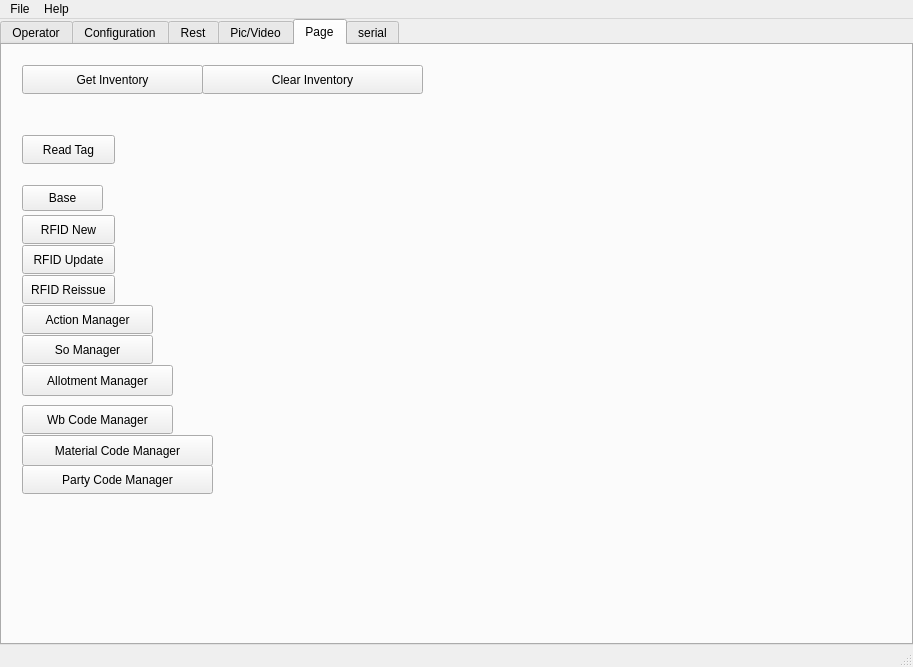
<?xml version="1.0" encoding="UTF-8"?>
<ui version="4.0">
 <class>MainWindow</class>
 <widget class="QMainWindow" name="MainWindow">
  <property name="geometry">
   <rect>
    <x>0</x>
    <y>0</y>
    <width>913</width>
    <height>667</height>
   </rect>
  </property>
  <property name="minimumSize">
   <size>
    <width>913</width>
    <height>667</height>
   </size>
  </property>
  <property name="windowTitle">
   <string>Weigh Bridge Management</string>
  </property>
  <property name="windowIcon">
   <iconset>
    <normaloff>:/base/resources/weight.png</normaloff>:/base/resources/weight.png</iconset>
  </property>
  <property name="styleSheet">
   <string notr="true"/>
  </property>
  <widget class="QWidget" name="centralwidget">
   <layout class="QHBoxLayout" name="horizontalLayout">
    <property name="leftMargin">
     <number>0</number>
    </property>
    <property name="topMargin">
     <number>0</number>
    </property>
    <property name="rightMargin">
     <number>0</number>
    </property>
    <property name="bottomMargin">
     <number>0</number>
    </property>
    <item>
     <widget class="QTabWidget" name="tab_main">
      <property name="currentIndex">
       <number>4</number>
      </property>
      <property name="tabBarAutoHide">
       <bool>false</bool>
      </property>
      <widget class="QWidget" name="operator_2">
       <attribute name="title">
        <string>Operator</string>
       </attribute>
      </widget>
      <widget class="QWidget" name="configuration">
       <attribute name="title">
        <string>Configuration</string>
       </attribute>
       <layout class="QHBoxLayout" name="horizontalLayout_2">
        <item>
         <widget class="QGroupBox" name="groupBox">
          <property name="title">
           <string>System Settings</string>
          </property>
          <layout class="QGridLayout" name="gridLayout">
           <item row="0" column="0">
            <layout class="QGridLayout" name="gridLayout_2">
             <item row="1" column="0">
              <widget class="QGroupBox" name="rest_settings">
               <property name="title">
                <string>Rest Testing</string>
               </property>
               <widget class="QPushButton" name="debugger_button">
                <property name="geometry">
                 <rect>
                  <x>40</x>
                  <y>100</y>
                  <width>171</width>
                  <height>29</height>
                 </rect>
                </property>
                <property name="text">
                 <string>Open Debugger</string>
                </property>
               </widget>
              </widget>
             </item>
             <item row="0" column="1">
              <widget class="QGroupBox" name="serial_settings">
               <property name="title">
                <string>Serial Port</string>
               </property>
               <layout class="QGridLayout" name="gridLayout_4">
                <item row="2" column="0">
                 <layout class="QFormLayout" name="formLayout_2">
                  <item row="0" column="0">
                   <widget class="QLabel" name="serialWeightLabel">
                    <property name="text">
                     <string>Serial Weight</string>
                    </property>
                   </widget>
                  </item>
                  <item row="0" column="1">
                   <widget class="QLineEdit" name="serial_weight"/>
                  </item>
                  <item row="1" column="0">
                   <widget class="QLabel" name="buttonPressWeightLabel">
                    <property name="text">
                     <string>Button Press Weight</string>
                    </property>
                   </widget>
                  </item>
                  <item row="1" column="1">
                   <widget class="QLineEdit" name="button_weight"/>
                  </item>
                 </layout>
                </item>
                <item row="0" column="0">
                 <layout class="QFormLayout" name="wb_form">
                  <item row="0" column="0">
                   <widget class="QLabel" name="portNameLabel">
                    <property name="text">
                     <string>Port Name</string>
                    </property>
                   </widget>
                  </item>
                  <item row="0" column="1">
                   <widget class="QLineEdit" name="port_name"/>
                  </item>
                  <item row="1" column="0">
                   <widget class="QLabel" name="baudRateLabel">
                    <property name="text">
                     <string>Baud Rate</string>
                    </property>
                   </widget>
                  </item>
                  <item row="1" column="1">
                   <widget class="QLineEdit" name="baud_rate"/>
                  </item>
                  <item row="2" column="0">
                   <widget class="QLabel" name="dataBitsLabel">
                    <property name="text">
                     <string>Data Bits</string>
                    </property>
                   </widget>
                  </item>
                  <item row="2" column="1">
                   <widget class="QLineEdit" name="data_bits"/>
                  </item>
                  <item row="3" column="0">
                   <widget class="QLabel" name="parityLabel">
                    <property name="text">
                     <string>Parity</string>
                    </property>
                   </widget>
                  </item>
                  <item row="3" column="1">
                   <widget class="QLineEdit" name="parity_data"/>
                  </item>
                 </layout>
                </item>
                <item row="1" column="0">
                 <widget class="QPushButton" name="wb_save">
                  <property name="text">
                   <string>Save</string>
                  </property>
                 </widget>
                </item>
                <item row="3" column="0">
                 <widget class="QPushButton" name="get_weight">
                  <property name="text">
                   <string>Get Weight</string>
                  </property>
                 </widget>
                </item>
               </layout>
              </widget>
             </item>
             <item row="0" column="0">
              <widget class="QGroupBox" name="ip_settings">
               <property name="title">
                <string>IP Settings</string>
               </property>
               <layout class="QGridLayout" name="gridLayout_3">
                <item row="0" column="0">
                 <layout class="QGridLayout" name="ip_area">
                  <item row="3" column="0">
                   <widget class="QLabel" name="boom1_label">
                    <property name="text">
                     <string>BOOM1</string>
                    </property>
                   </widget>
                  </item>
                  <item row="1" column="0">
                   <widget class="QLabel" name="rfid1_label">
                    <property name="text">
                     <string>RFID1</string>
                    </property>
                   </widget>
                  </item>
                  <item row="2" column="2">
                   <widget class="QLineEdit" name="rfid2_port"/>
                  </item>
                  <item row="6" column="0">
                   <widget class="QLabel" name="erp_label">
                    <property name="text">
                     <string>ERP</string>
                    </property>
                   </widget>
                  </item>
                  <item row="3" column="3">
                   <widget class="QLineEdit" name="boom1_uname"/>
                  </item>
                  <item row="6" column="2">
                   <widget class="QLineEdit" name="erp_port"/>
                  </item>
                  <item row="0" column="2">
                   <widget class="QLabel" name="label_port">
                    <property name="text">
                     <string>PORT</string>
                    </property>
                   </widget>
                  </item>
                  <item row="5" column="0">
                   <widget class="QLabel" name="dvr_label">
                    <property name="text">
                     <string>DVR</string>
                    </property>
                   </widget>
                  </item>
                  <item row="2" column="3">
                   <widget class="QLineEdit" name="rfid2_uname"/>
                  </item>
                  <item row="4" column="0">
                   <widget class="QLabel" name="boom2_label">
                    <property name="text">
                     <string>BOOM2</string>
                    </property>
                   </widget>
                  </item>
                  <item row="5" column="1">
                   <widget class="QLineEdit" name="dvr_ip"/>
                  </item>
                  <item row="0" column="4">
                   <widget class="QLabel" name="label_password">
                    <property name="text">
                     <string>PASSWORD</string>
                    </property>
                   </widget>
                  </item>
                  <item row="2" column="4">
                   <widget class="QLineEdit" name="rfid2_password"/>
                  </item>
                  <item row="7" column="4">
                   <widget class="QLineEdit" name="localip_password"/>
                  </item>
                  <item row="5" column="3">
                   <widget class="QLineEdit" name="dvr_uname"/>
                  </item>
                  <item row="6" column="1">
                   <widget class="QLineEdit" name="erp_ip"/>
                  </item>
                  <item row="3" column="1">
                   <widget class="QLineEdit" name="boom1_ip"/>
                  </item>
                  <item row="2" column="1">
                   <widget class="QLineEdit" name="rfid2_ip"/>
                  </item>
                  <item row="0" column="0">
                   <widget class="QLabel" name="label_name">
                    <property name="text">
                     <string>Name</string>
                    </property>
                   </widget>
                  </item>
                  <item row="1" column="2">
                   <widget class="QLineEdit" name="rfid1_port"/>
                  </item>
                  <item row="7" column="1">
                   <widget class="QLineEdit" name="localip_ip"/>
                  </item>
                  <item row="5" column="4">
                   <widget class="QLineEdit" name="dvr_password"/>
                  </item>
                  <item row="3" column="2">
                   <widget class="QLineEdit" name="boom1_port"/>
                  </item>
                  <item row="7" column="3">
                   <widget class="QLineEdit" name="localip_uname"/>
                  </item>
                  <item row="3" column="4">
                   <widget class="QLineEdit" name="boom1_password"/>
                  </item>
                  <item row="6" column="3">
                   <widget class="QLineEdit" name="erp_uname"/>
                  </item>
                  <item row="7" column="2">
                   <widget class="QLineEdit" name="localip_port"/>
                  </item>
                  <item row="4" column="4">
                   <widget class="QLineEdit" name="boom2_password"/>
                  </item>
                  <item row="1" column="4">
                   <widget class="QLineEdit" name="rfid1_password"/>
                  </item>
                  <item row="1" column="3">
                   <widget class="QLineEdit" name="rfid1_uname"/>
                  </item>
                  <item row="7" column="0">
                   <widget class="QLabel" name="localip_label">
                    <property name="text">
                     <string>LOCALIP</string>
                    </property>
                   </widget>
                  </item>
                  <item row="4" column="3">
                   <widget class="QLineEdit" name="boom2_uname"/>
                  </item>
                  <item row="0" column="1">
                   <widget class="QLabel" name="label_ip">
                    <property name="text">
                     <string>IP</string>
                    </property>
                   </widget>
                  </item>
                  <item row="2" column="0">
                   <widget class="QLabel" name="rfid2_label">
                    <property name="text">
                     <string>RFID2</string>
                    </property>
                   </widget>
                  </item>
                  <item row="1" column="1">
                   <widget class="QLineEdit" name="rfid1_ip"/>
                  </item>
                  <item row="0" column="3">
                   <widget class="QLabel" name="label_uname">
                    <property name="text">
                     <string>UNAME</string>
                    </property>
                   </widget>
                  </item>
                  <item row="4" column="1">
                   <widget class="QLineEdit" name="boom2_ip"/>
                  </item>
                  <item row="4" column="2">
                   <widget class="QLineEdit" name="boom2_port"/>
                  </item>
                  <item row="6" column="4">
                   <widget class="QLineEdit" name="erp_password"/>
                  </item>
                  <item row="5" column="2">
                   <widget class="QLineEdit" name="dvr_port"/>
                  </item>
                 </layout>
                </item>
                <item row="1" column="0">
                 <layout class="QHBoxLayout" name="save_default_buttons">
                  <item>
                   <widget class="QPushButton" name="save_button">
                    <property name="text">
                     <string>Save</string>
                    </property>
                   </widget>
                  </item>
                  <item>
                   <widget class="QPushButton" name="set_default_button">
                    <property name="text">
                     <string>Set Default</string>
                    </property>
                   </widget>
                  </item>
                 </layout>
                </item>
               </layout>
              </widget>
             </item>
             <item row="1" column="1">
              <widget class="QGroupBox" name="groupBox_2">
               <property name="title">
                <string>GroupBox</string>
               </property>
              </widget>
             </item>
            </layout>
           </item>
          </layout>
         </widget>
        </item>
       </layout>
      </widget>
      <widget class="QWidget" name="rest">
       <attribute name="title">
        <string>Rest</string>
       </attribute>
       <widget class="QTextEdit" name="text_data">
        <property name="geometry">
         <rect>
          <x>10</x>
          <y>10</y>
          <width>671</width>
          <height>371</height>
         </rect>
        </property>
        <property name="html">
         <string>&lt;!DOCTYPE HTML PUBLIC &quot;-//W3C//DTD HTML 4.0//EN&quot; &quot;http://www.w3.org/TR/REC-html40/strict.dtd&quot;&gt;
&lt;html&gt;&lt;head&gt;&lt;meta name=&quot;qrichtext&quot; content=&quot;1&quot; /&gt;&lt;meta charset=&quot;utf-8&quot; /&gt;&lt;style type=&quot;text/css&quot;&gt;
p, li { white-space: pre-wrap; }
hr { height: 1px; border-width: 0; }
li.unchecked::marker { content: &quot;\2610&quot;; }
li.checked::marker { content: &quot;\2612&quot;; }
&lt;/style&gt;&lt;/head&gt;&lt;body style=&quot; font-family:'Segoe UI'; font-size:9pt; font-weight:400; font-style:normal;&quot;&gt;
&lt;p style=&quot; margin-top:0px; margin-bottom:0px; margin-left:0px; margin-right:0px; -qt-block-indent:0; text-indent:0px;&quot;&gt;asdsa&lt;/p&gt;&lt;/body&gt;&lt;/html&gt;</string>
        </property>
       </widget>
       <widget class="QPushButton" name="get_data">
        <property name="geometry">
         <rect>
          <x>10</x>
          <y>400</y>
          <width>93</width>
          <height>29</height>
         </rect>
        </property>
        <property name="text">
         <string>Get</string>
        </property>
       </widget>
       <widget class="QPushButton" name="push_data">
        <property name="geometry">
         <rect>
          <x>120</x>
          <y>400</y>
          <width>93</width>
          <height>29</height>
         </rect>
        </property>
        <property name="text">
         <string>Push</string>
        </property>
       </widget>
       <widget class="QWidget" name="formLayoutWidget">
        <property name="geometry">
         <rect>
          <x>20</x>
          <y>460</y>
          <width>631</width>
          <height>121</height>
         </rect>
        </property>
        <layout class="QFormLayout" name="formLayout">
         <item row="0" column="0">
          <widget class="QLabel" name="urlLabel">
           <property name="text">
            <string>url</string>
           </property>
          </widget>
         </item>
         <item row="0" column="1">
          <widget class="QLineEdit" name="urlLineEdit"/>
         </item>
        </layout>
       </widget>
      </widget>
      <widget class="QWidget" name="tab">
       <attribute name="title">
        <string>Pic/Video</string>
       </attribute>
       <widget class="QPushButton" name="play">
        <property name="geometry">
         <rect>
          <x>20</x>
          <y>540</y>
          <width>93</width>
          <height>29</height>
         </rect>
        </property>
        <property name="text">
         <string>Play</string>
        </property>
       </widget>
       <widget class="QLabel" name="frame">
        <property name="geometry">
         <rect>
          <x>10</x>
          <y>10</y>
          <width>491</width>
          <height>441</height>
         </rect>
        </property>
        <property name="text">
         <string>data</string>
        </property>
       </widget>
      </widget>
      <widget class="QWidget" name="tab_2">
       <attribute name="title">
        <string>Page</string>
       </attribute>
       <widget class="QPushButton" name="get_inventory">
        <property name="geometry">
         <rect>
          <x>20</x>
          <y>20</y>
          <width>181</width>
          <height>29</height>
         </rect>
        </property>
        <property name="text">
         <string>Get Inventory</string>
        </property>
       </widget>
       <widget class="QPushButton" name="clear_inventory">
        <property name="geometry">
         <rect>
          <x>200</x>
          <y>20</y>
          <width>221</width>
          <height>29</height>
         </rect>
        </property>
        <property name="text">
         <string>Clear Inventory</string>
        </property>
       </widget>
       <widget class="QToolButton" name="toolButton">
        <property name="geometry">
         <rect>
          <x>20</x>
          <y>140</y>
          <width>81</width>
          <height>26</height>
         </rect>
        </property>
        <property name="text">
         <string>Base</string>
        </property>
       </widget>
       <widget class="QPushButton" name="toolButton2">
        <property name="geometry">
         <rect>
          <x>20</x>
          <y>90</y>
          <width>93</width>
          <height>29</height>
         </rect>
        </property>
        <property name="text">
         <string>Read Tag</string>
        </property>
       </widget>
       <widget class="QPushButton" name="rfid_new">
        <property name="geometry">
         <rect>
          <x>20</x>
          <y>170</y>
          <width>93</width>
          <height>29</height>
         </rect>
        </property>
        <property name="text">
         <string>RFID New</string>
        </property>
       </widget>
       <widget class="QPushButton" name="rfid_update">
        <property name="geometry">
         <rect>
          <x>20</x>
          <y>200</y>
          <width>93</width>
          <height>29</height>
         </rect>
        </property>
        <property name="text">
         <string>RFID Update</string>
        </property>
       </widget>
       <widget class="QPushButton" name="rfid_reissue">
        <property name="geometry">
         <rect>
          <x>20</x>
          <y>230</y>
          <width>93</width>
          <height>29</height>
         </rect>
        </property>
        <property name="text">
         <string>RFID Reissue</string>
        </property>
       </widget>
       <widget class="QPushButton" name="vechicleactionsButton">
        <property name="geometry">
         <rect>
          <x>20</x>
          <y>260</y>
          <width>131</width>
          <height>29</height>
         </rect>
        </property>
        <property name="text">
         <string>Action Manager</string>
        </property>
       </widget>
       <widget class="QPushButton" name="so_data_opern">
        <property name="geometry">
         <rect>
          <x>20</x>
          <y>290</y>
          <width>131</width>
          <height>29</height>
         </rect>
        </property>
        <property name="text">
         <string>So Manager</string>
        </property>
       </widget>
       <widget class="QPushButton" name="allotment_manager">
        <property name="geometry">
         <rect>
          <x>20</x>
          <y>320</y>
          <width>151</width>
          <height>31</height>
         </rect>
        </property>
        <property name="text">
         <string>Allotment Manager</string>
        </property>
       </widget>
       <widget class="QPushButton" name="wbcode_manager">
        <property name="geometry">
         <rect>
          <x>20</x>
          <y>360</y>
          <width>151</width>
          <height>29</height>
         </rect>
        </property>
        <property name="text">
         <string>Wb Code Manager</string>
        </property>
       </widget>
       <widget class="QPushButton" name="materialcode_manager">
        <property name="geometry">
         <rect>
          <x>20</x>
          <y>390</y>
          <width>191</width>
          <height>31</height>
         </rect>
        </property>
        <property name="text">
         <string>Material Code Manager</string>
        </property>
       </widget>
       <widget class="QPushButton" name="partycode_manager">
        <property name="geometry">
         <rect>
          <x>20</x>
          <y>420</y>
          <width>191</width>
          <height>29</height>
         </rect>
        </property>
        <property name="text">
         <string>Party Code Manager</string>
        </property>
       </widget>
      </widget>
      <widget class="QWidget" name="serial">
       <attribute name="title">
        <string>serial</string>
       </attribute>
       <widget class="QTextEdit" name="serial_data">
        <property name="geometry">
         <rect>
          <x>10</x>
          <y>10</y>
          <width>671</width>
          <height>431</height>
         </rect>
        </property>
       </widget>
       <widget class="QPushButton" name="pushButton">
        <property name="geometry">
         <rect>
          <x>10</x>
          <y>460</y>
          <width>93</width>
          <height>29</height>
         </rect>
        </property>
        <property name="text">
         <string>PushButton</string>
        </property>
       </widget>
      </widget>
     </widget>
    </item>
   </layout>
  </widget>
  <widget class="QMenuBar" name="menubar">
   <property name="geometry">
    <rect>
     <x>0</x>
     <y>0</y>
     <width>913</width>
     <height>26</height>
    </rect>
   </property>
   <widget class="QMenu" name="menutest">
    <property name="title">
     <string>File</string>
    </property>
    <addaction name="logout"/>
   </widget>
   <widget class="QMenu" name="menuHelp">
    <property name="title">
     <string>Help</string>
    </property>
   </widget>
   <addaction name="menutest"/>
   <addaction name="menuHelp"/>
  </widget>
  <widget class="QStatusBar" name="statusbar"/>
  <action name="logout">
   <property name="text">
    <string>Logout</string>
   </property>
  </action>
 </widget>
 <resources/>
 <connections/>
</ui>
